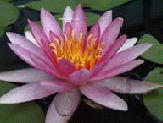
%> input picture C.大三上/数字图像处理/imgs/im1.tif, 163 x 123 px
$ octave f_mean.m   (GNU Octave 9; MATLAB toolbox functions it lacks are replaced by stand-ins)
%> lines starting %> are read from the running program, lines starting %| are printed output that depends on the picture
I = imread('../imgs/im1.tif');
I2 = imread('../imgs/im2.tif');
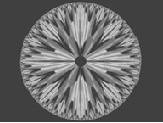
%> input picture C.大三上/数字图像处理/imgs/im2.tif, 163 x 123 px
K = imdivide(imadd(I, I2), 2);
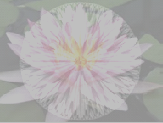
%> K: size 123x163x4 uint8; mean R, G, B, A 93.9, 90.1, 89.1, 128; transparent parts drawn white
K = K(:, :, 1:3);
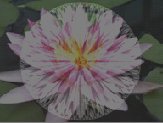
%> K: size 123x163x3 uint8; mean R, G, B 93.9, 90.1, 89.1
figure;
imshow(K)

figure;
Z = imlincomb(0.3,I,0.7,I2,0);
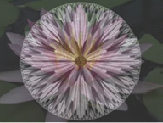
%> Z: size 123x163x4 uint8; mean R, G, B, A 104.9, 98.3, 99.4, 255
Z = Z(:, :, 1:3);
%> Z: size 123x163x3 uint8
imshow(Z)
